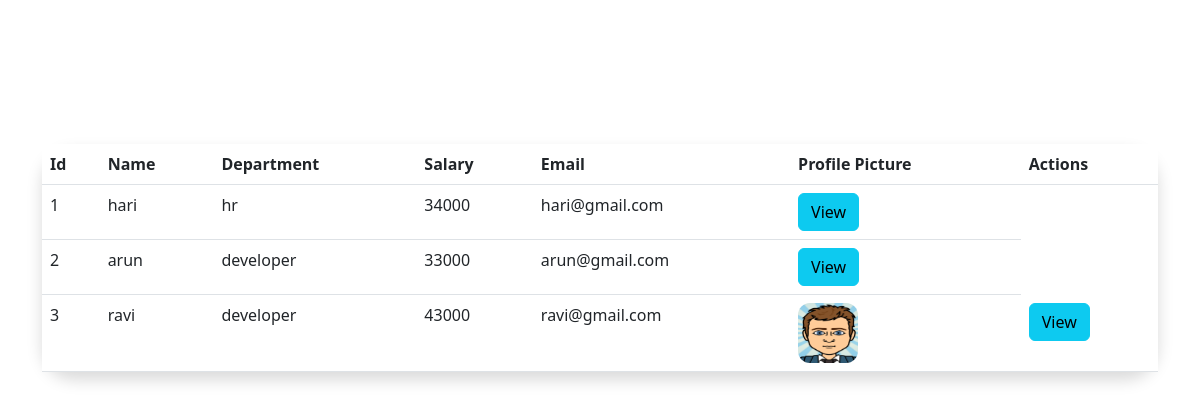
The app's page /employee/all/ with its own data.
### crm/models.py (models this page shows, shortened)
class Employee(models.Model):
    name=models.CharField(max_length=200)
    department=models.CharField(max_length=200)
    options=(
        ("male","male"),
        ("female","female")
    )
    gender=models.CharField(max_length=200,choices=options)
    salary=models.PositiveIntegerField()
    email=models.EmailField(null=True)
    profile_pic=models.ImageField(upload_to="images",null=True,blank=True)
    address=models.CharField(max_length=200)

### crm/views.py (the view)
# urls.py: path('all/',views.EmployeeListView.as_view(),name='erp-list'),
class EmployeeListView(View):
    def get(self,request,*args, **kwargs):
        qs= Employee.objects.all()
        return render(request,'erp-list.html',{"employee":qs})

### crm/templates/erp-list.html
{% extends 'base.html' %}
{% block content %}
<div class="container">
    <h1 class="text-white text-center m-5">All Employee</h1>
    <table class="table bg-white  shadow rounded-5">
        <tr>
            <th>Id</th>
            <th>Name</th>
            <th>Department</th>
            <th>Salary</th>
            <th>Email</th>
            <th>Profile Picture</th>
            <th>Actions</th>
        </tr>
        {% for e in employee%}
        <tr class="">
            <td>{{forloop.counter}}</td>
            <td>{{e.name}}</td>
            <td>{{e.department}}</td>
            <td>{{e.salary}}</td>
            <td>{{e.email}}</td>
            {% if e.profile_pic %}
             <td>
                <img  style="width: 60px; height: 60px; border-radius: 20%;" src="{{e.profile_pic.url}}" alt="img">
             </td>
            {% endif %}
            <td><a class="btn btn-info" href="{% url 'emp-detail' e.id%}">View</a></td>
        </tr>
        {%endfor%}
    </table>
</div>
{% endblock content %}

### records on screen
Employee: name "hari", department "hr", salary "34000", email "hari@gmail.com"
Employee: name "arun", department "developer", salary "33000", email "arun@gmail.com"
Employee: name "ravi", department "developer", salary "43000", email "ravi@gmail.com", profile_pic (picture)
